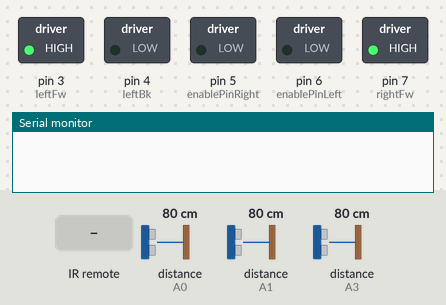
A sketch run on a simulated Arduino Uno, built with avr-gcc and run on an emulated ATmega328P. Parts: switched loads named in the sketch (green lamp = pin HIGH), the last lines printed to the serial monitor. The test bench sets the inputs (shaded band); at power-on: distance to the obstacle (sensors on A0, A3, A1) 80 cm. The echo pulse lasts 58.3 µs per cm; pins used as bus, display or sensor lines are not drawn.

Above: at 1.2 s.
1.3 s: infrared code 0xFF02FD received
At 4.1 s:
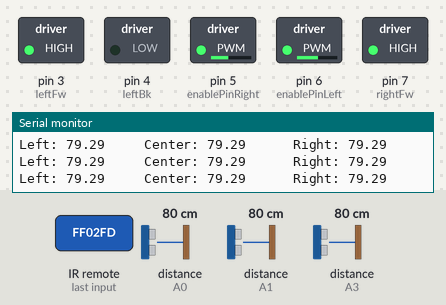
4.3 s: distance to the obstacle (sensor on A0) set to 29 cm
7.3 s: distance to the obstacle (sensor on A0) set to 23 cm
At 10.2 s:
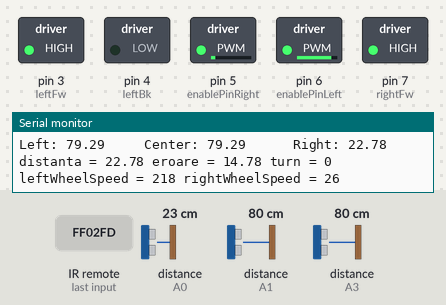
10.3 s: distance to the obstacle (sensor on A3) set to 12 cm
13.3 s: distance to the obstacle (sensor on A3) set to 9 cm
At 14.5 s:
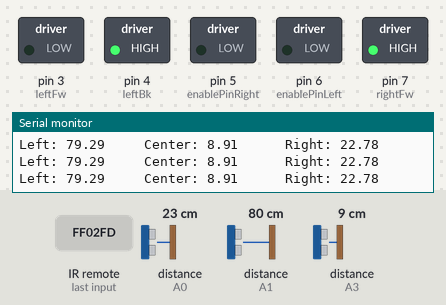
Timing chart, 0 to 19.2 s (numbered marks = the images above; inputs shaded):
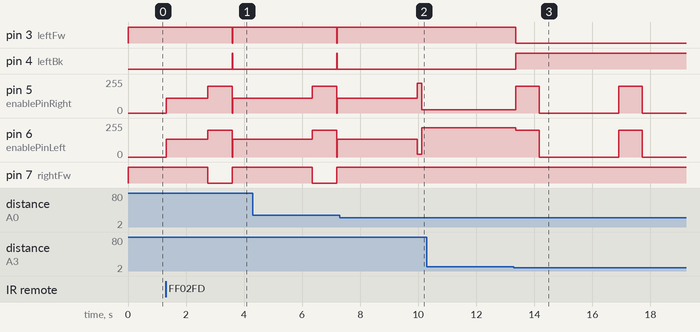

Measured:
- the behaviour switches between 26 and 25 cm on distance to the obstacle (sensor on A0) (found by bisection; images 1 and 2)
- the behaviour switches between 11 and 10 cm on distance to the obstacle (sensor on A3) (found by bisection; images 2 and 3)
- after the input at 1.3 s, pin 3 (leftFw): HIGH → LOW after 2.3 s, → HIGH 0.02 s later; pin 4 (leftBk): LOW → HIGH after 2.3 s, → LOW 0.02 s later
- after the input at 7.3 s, pin 5 (enablePinRight): 110/255 → 224/255 after 2.7 s, → 26/255 0.15 s later; pin 6 (enablePinLeft): 133/255 → 21/255 after 2.7 s, → 218/255 0.15 s later; pin 7 (rightFw): stays HIGH (without the input it goes to LOW after 2.6 s)
- after the input at 13.3 s, pin 3 (leftFw): HIGH → LOW after 0.06 s; pin 4 (leftBk): LOW → HIGH after 0.06 s; pin 5 (enablePinRight), pin 6 (enablePinLeft): alternates 200/255 for 0.81 s and 0/255 for 2.7 s, starting after 0.06 s

The sketch:

masinuta_vFinal.ino
```cpp
#include <IRremote.h>

// pins for the motors

const int leftFw = 3;
const int leftBk = 4;

const int rightFw = 7;
const int rightBk = 8;

const int enablePinRight = 5;
const int enablePinLeft = 6;

const int receiverPin = A2;

// for the ultrasonics
const int trigPinLeft = 11;
const int echoPinLeft = A1;

const int trigPinRight = 10;
const int echoPinRight = A0;

const int trigPinCenter = 9;
const int echoPinCenter = A3;

// speeds when turning
const int speedTurnLeft = 200;
const int speedTurnRight = 200;


// thresholds for the sensors
const int distanceRightThreshold = 25;
const int distanceCenterThreshold = 10;
const int distanceLeftThreshold = 25;

const int speedLeftForward = 133;
const int speedRightForward = 110;

// pins for the leds
const int pinBlue = 12;
const int pinGreen = A4;

bool carStop = true; // so the car will be stopped

// disances for left, right and center sensor
float distanceLeft;
float distanceRight;
float distanceCenter;

// constants for the PID control
float error , lastError;
float derivative;
int offset = 8; // distance for the rightWall
int integral;

// constans for the PID control
int turn , Kp = 6, Ki = 0, Kd = 4;
float speedCorrection;

// the spped of each wheel
int leftWheelSpeed , rightWheelSpeed;

IRrecv irrecv(receiverPin);
decode_results results;

unsigned long keyValue = 0;

void setup()
{
 pinMode(leftFw, OUTPUT);
 pinMode(leftBk , OUTPUT);
 pinMode(enablePinLeft , OUTPUT);

  pinMode(rightFw, OUTPUT);
  pinMode(rightFw, OUTPUT);
  pinMode(enablePinRight , OUTPUT);

  irrecv.enableIRIn();
  irrecv.blink13(true);

  pinMode(trigPinCenter , OUTPUT); // Sets the trigPin as an Output
  pinMode(echoPinCenter , INPUT);

  pinMode(trigPinLeft , OUTPUT); // Sets the trigPin as an Output
  pinMode(echoPinLeft , INPUT);

  pinMode(trigPinRight , OUTPUT); // Sets the trigPin as an Output
  pinMode(echoPinRight , INPUT);

  Serial.begin(9600);
}


void readIR()
{
  if (irrecv.decode(&results)){
    if (results.value == 0XFFFFFFFF)
      results.value = keyValue;

    switch(results.value)
    {

    case 0xFFC23D:
      stopCar();
      Serial.println(">|"); //stop
      break;

    case 0xFF02FD:
      carStop = false;
      Serial.println(">>|"); // start
    break ;


   }

    keyValue = results.value;
    irrecv.resume();
    }
}

void stopCar()
{
   carStop = true;

   analogWrite(enablePinRight , 0 );
   digitalWrite(rightFw , LOW);
   digitalWrite(rightBk , LOW);

   analogWrite(enablePinLeft , 0);
   digitalWrite(leftFw , LOW);
   digitalWrite(leftBk , LOW);
}

void readSensor(const int trigPin , const int echoPin , float &distance)
{
  // Clears the trigPin
  digitalWrite(trigPin, LOW);
  delayMicroseconds(2);

  // Sets the trigPin on HIGH state for 10 micro seconds
  digitalWrite(trigPin, HIGH);
  delayMicroseconds(10);
  digitalWrite(trigPin, LOW);

  // Reads the echoPin, returns the sound wave travel time in microseconds
  float duration = pulseIn(echoPin, HIGH);

  // Sound wave reflects from the obstacle, so to calculate the distance we
  // consider half of the distance traveled.
  distance = duration * 0.034 / 2;
}

unsigned long timeCorrection = 0;

void forward()
{
  // calculates the variables for the PID control

   error = distanceRight  - offset;
   integral = integral * 2 / 3 + error;
   derivative = error - lastError;


   speedCorrection = Kp * error + Ki * integral + Kd * derivative;

    leftWheelSpeed = 130 + speedCorrection; // 130
    rightWheelSpeed = 115 - speedCorrection; // 140
/*
   if(distanceRight  < offset)
   {
    if(millis() - timeCorrection > 900)
    {
        leftWheelSpeed = 100 + speedCorrection; // 130
        rightWheelSpeed = 120 - speedCorrection; // 140
        timeCorrection = millis();
    }
   }

   else
   {
     if(millis() - timeCorrection > 900)
    {
        leftWheelSpeed = 120 + speedCorrection;
        rightWheelSpeed = 100 - speedCorrection;
        timeCorrection = millis();
    }
   }
*/
  /*  if(error > 0)
   {
      /*if(rightWheelSpeed < 60) rightWheelSpeed += 30;
      else if(rightWheelSpeed < 100) rightWheelSpeed += 10;
      leftWheelSpeed = rightWheelSpeed + 20;
      if(leftWheelSpeed - rightWheelSpeed > 10)leftWheelSpeed = rightWheelSpeed + 10;
   }
   else if(error < 0 && lastError > 0)
   {
      if(rightWheelSpeed - leftWheelSpeed < 10)rightWheelSpeed = leftWheelSpeed + 10;
   }*/

   lastError = error;

   Serial.print("distanta = ");
   Serial.print(distanceRight);

   Serial.print(" eroare = ");
   Serial.print(error);

   Serial.print(" turn = ");
   Serial.print(turn);


   analogWrite(enablePinLeft , leftWheelSpeed);
   digitalWrite(leftFw , HIGH);
   digitalWrite(leftBk , LOW);

   analogWrite(enablePinRight , rightWheelSpeed);
   digitalWrite(rightFw , HIGH);
   digitalWrite(rightBk , LOW);

   Serial.print(" leftWheelSpeed = ");
   Serial.print(leftWheelSpeed);

   Serial.print(" rightWheelSpeed = ");
   Serial.println(rightWheelSpeed);

   Serial.println("FORWARD\n");
}

unsigned long long lastTimeTurn = 0;
const int noTurn = 2700; // minimum time needed between turns
const int timeRight = 850; // time for turning right
const int timeLeft = 815 ; // time for turning left
const int timeUturn = 1630; // time for 180 turn

void turnRight()
{
  Serial.println("turn right");

  leftWheelSpeed = speedTurnLeft;
  rightWheelSpeed = speedTurnRight;

  analogWrite(enablePinLeft , leftWheelSpeed);
  digitalWrite(leftFw , HIGH);
  digitalWrite(leftBk , LOW);

  analogWrite(enablePinRight , rightWheelSpeed );
  digitalWrite(rightFw , LOW);
  digitalWrite(rightBk , HIGH);

  unsigned long time = millis();

  // for <<timeRight> ms, the led will blink and the car is turning right
  while(millis() - time < timeRight)
  {
    digitalWrite(pinBlue, HIGH);
    readIR();
  }

  /*
  while(distanceLeft < 15)
  {
    readSensor(trigPinLeft , echoPinLeft , distanceLeft);
    digitalWrite(pinBlue , HIGH);
  }

  unsigned long prev = 0;
  unsigned long S = 10000;

  do
  {
    prev = S;
    S = 0;
    for(int i = 0 ; i < 10 ; i++)
    {
      S += distanceLeft;
      readSensor(trigPinLeft , echoPinLeft , distanceLeft);
   //   delay(5);
    }

    S = S / 10;
  }while(prev > S);

  */

  digitalWrite(pinBlue , LOW);

  // stop the motors

  analogWrite(enablePinLeft , 0);
  digitalWrite(leftFw , LOW);
  digitalWrite(leftBk , HIGH);

  analogWrite(enablePinRight , 0 );
  digitalWrite(rightFw , HIGH);
  digitalWrite(rightBk , LOW);


  lastTimeTurn = millis();
}

void turn180()
{
  leftWheelSpeed = speedTurnLeft;
  rightWheelSpeed = speedTurnRight;

  analogWrite(enablePinLeft , leftWheelSpeed);
  digitalWrite(leftFw , LOW);
  digitalWrite(leftBk , HIGH);

  analogWrite(enablePinRight , rightWheelSpeed );
  digitalWrite(rightFw , HIGH);
  digitalWrite(rightBk , LOW);

  // for <<timeUturn>> ms, the car will make a U-turn

  unsigned long time = millis();
  while(millis() - time < timeUturn)
  {
    readIR();
  }


  // stop the motors

  analogWrite(enablePinLeft , 0);
  digitalWrite(leftFw , LOW);
  digitalWrite(leftBk , HIGH);

  analogWrite(enablePinRight , 0 );
  digitalWrite(rightFw , HIGH);
  digitalWrite(rightBk , LOW);

  lastTimeTurn = millis();
}

void turnLeft()
{
  Serial.println("Turn left");

  leftWheelSpeed = speedTurnLeft;
  rightWheelSpeed = speedTurnRight;

  analogWrite(enablePinLeft , leftWheelSpeed);
  digitalWrite(leftFw , LOW);
  digitalWrite(leftBk , HIGH);

  analogWrite(enablePinRight , rightWheelSpeed );
  digitalWrite(rightFw , HIGH);
  digitalWrite(rightBk , LOW);

  unsigned long time = millis();


  // for <<timeLeft>> ms, the car will turn left
  while(millis() - time < timeLeft)
  {
    digitalWrite(pinGreen, HIGH);
    readIR();
  }

  digitalWrite(pinGreen , LOW);

  // stop the motors;

  analogWrite(enablePinLeft , 0);
  digitalWrite(leftFw , LOW);
  digitalWrite(leftBk , HIGH);

  analogWrite(enablePinRight , 0 );
  digitalWrite(rightFw , HIGH);
  digitalWrite(rightBk , LOW);

  lastTimeTurn = millis();
}


void maze()
{
  /*
  if(distanceRight > 15 && distanceLeft > 15 && distanceCenter > 10)
  {
    //stop, maze finished
    analogWrite(enablePinLeft , 0);
    digitalWrite(leftFw , LOW);
    digitalWrite(leftBk , HIGH);

    analogWrite(enablePinRight , 0);
    digitalWrite(rightFw , HIGH);
    digitalWrite(rightBk , LOW);
  }
  else */

  if(distanceRight > distanceRightThreshold && millis() - lastTimeTurn > noTurn) // the car goes to the right if it can
        turnRight();
  else if(millis() - lastTimeTurn < noTurn && distanceCenter > distanceCenterThreshold) // if the car just made a turn, then it has to wait until the next turn, so it just goes forward ( if it can)
  {
    analogWrite(enablePinLeft , speedLeftForward);
    digitalWrite(leftFw , HIGH);
    digitalWrite(leftBk , LOW);

    analogWrite(enablePinRight , speedRightForward);
    digitalWrite(rightFw , HIGH);
    digitalWrite(rightBk , LOW);
  }
  else if(distanceCenter > distanceCenterThreshold) // if there is no space on the right, it goes forward, using the PID
        forward();
  else if(distanceLeft > distanceLeftThreshold && millis() - lastTimeTurn > noTurn) // goes to the left if it is the only option
        turnLeft();
  else if(distanceRight < distanceRightThreshold && distanceLeft < distanceLeftThreshold && distanceCenter < distanceCenterThreshold) // if it is blocked, then it makes a U-turn
        turn180();
}

/*
void maze()
{
  if(distanceRight > 15 && millis() - lastTimeTurn > noTurn)
    turnRight();
  else if(distanceCenter > 7)
    forward();
  else if( millis() - lastTimeTurn > noTurn && distanceLeft > 15)
    turnLeft();
  else if(distanceRight < 15 && distanceLeft < 15 && distanceCenter < 12)
    turn180();
  else
  {
    // oprim masina
    analogWrite(enablePinLeft , 0);
    digitalWrite(leftFw , LOW);
    digitalWrite(leftBk , HIGH);

    analogWrite(enablePinRight , 0);
    digitalWrite(rightFw , HIGH);
    digitalWrite(rightBk , LOW);
  }
}*/
void loop()
{
  // the car works as long as it is not stopped by the remote, when it finishes

  readIR();

  if(carStop == false)
  {
    readSensor(trigPinCenter , echoPinCenter , distanceCenter);
    readSensor(trigPinLeft , echoPinLeft , distanceLeft);
    readSensor(trigPinRight , echoPinRight , distanceRight);
    maze();

    Serial.print("Left: ");
    Serial.print(distanceLeft);

    Serial.print("     Center: ");
    Serial.print(distanceCenter);

    Serial.print("      Right: ");
    Serial.println(distanceRight);

  }
  else
  {
    // the motors are stopped
    analogWrite(enablePinLeft , 0);
    digitalWrite(leftFw , HIGH);
    digitalWrite(leftBk , LOW);

    analogWrite(enablePinRight , 0);
    digitalWrite(rightFw , HIGH);
    digitalWrite(rightBk , LOW);
  }

  //forward();
}
```
